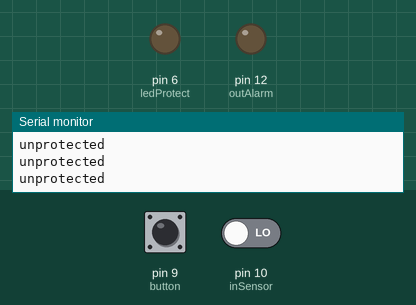
Simulated run of this sketch. Board: Arduino Uno, built with avr-gcc and run on an emulated ATmega328P. Shown: output pins drawn as LEDs (lit = HIGH), the last lines printed to the serial monitor. The inputs (shaded band) are chosen by the test bench; at power-on: pin 9 (button) HIGH, pin 10 (inSensor) LOW. The modem accepts every AT command (registered, SIM ready, sends succeed) and sends nothing else.

Above: at 3.5 s.
3.6 s: pin 9 (button) pulled LOW for 0.15 s
At 20.8 s:
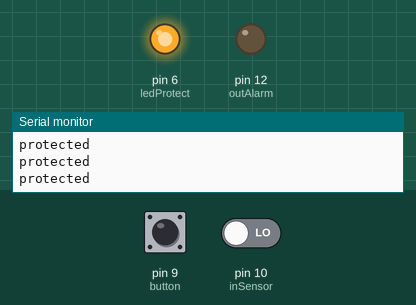
Timing chart, 0 to 21.1 s (numbered marks = the images above; inputs shaded):
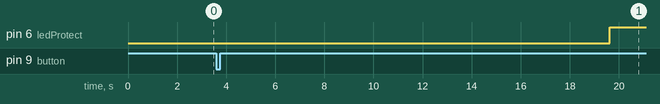

The sketch:

GSM_signal_v1.1.ino
```cpp
#include <SoftwareSerial.h>
SoftwareSerial SerialGSM( 3, 2); // RX, TX pin for gsm module
int outAlarm = 12;
int ledProtect = 6;
int inSensor = 10;
int buttonState1 = HIGH;
int buttonState2 = 0;
int button = 9;
boolean w = false;
boolean b = false;
boolean tact = true;
int timer = 15;
int a = 0;
char* phone[] = {"+79992011725","+79119570218"};
int phoneNubmber = 2;

void setup() {
  delay(2000); // wait for module initialization
  pinMode(outAlarm, OUTPUT);
  digitalWrite(outAlarm, LOW);
  pinMode(ledProtect, OUTPUT);
  digitalWrite(ledProtect, LOW);
  pinMode(inSensor, INPUT);
  pinMode(button, INPUT);
  Serial.begin(9600);
  SerialGSM.begin(9600);
  SerialGSM.println("AT+CLIP=1");//caller number
  delay(100);
  SerialGSM.println("AT+CMGF=1");
  delay(100);
  SerialGSM.println("AT+CSCS=\"GSM\"");
  delay(100);

}

void loop() {
  buttonState1 = digitalRead(inSensor);
  if( w == true){
     Serial.println("protected");
     digitalWrite(ledProtect, HIGH);
     }
     else{
      Serial.println("unprotected");
      digitalWrite(ledProtect, LOW);
     }
  if (buttonState1 == HIGH){
    if(w == true) {
      for(a = 0; a <=  timer; a++){
        delay(1000);
        Serial.println(a);
         buttonState2 = digitalRead(button);
        if(buttonState2 == LOW){
          w = false;
          break;
        }
        }
      if(w == true){
        digitalWrite(outAlarm, HIGH);
        Serial.println("ALARM!!!");
        for(int i = 0; i < phoneNubmber ; i++){
        sms(String("ALARM!!!"), phone[i]);
        Serial.println(phone [i]);
        delay(2000);
        }
        w = false;
        }
      }
    }
  buttonState2 = digitalRead(button);
  if(buttonState2 == LOW){
    if(tact == true){
      b =  !b;
      if (b == false){
        w = false;
        digitalWrite(outAlarm, LOW);
       }
      else{
        for(a = 0; a <=  timer; a++)
        {
        Serial.println(a);
        delay(1000);
         }
       w = true;
      }
     }
   tact = false;

  }
  else{
    tact = true;
  }

}
void sms(String text, String phone)  //процедура отправки СМС
{
  Serial.println("SMS send started");
  SerialGSM.println("AT+CMGS=\"" + phone + "\"");
  delay(500);
  SerialGSM.print(text);
  delay(500);
  SerialGSM.print((char)26);
  delay(500);
  Serial.println("SMS send complete");
  delay(2000);
}
```

Measured:
- after the input at 3.6 s, pin 6 (ledProtect): LOW → HIGH after 16.0 s
